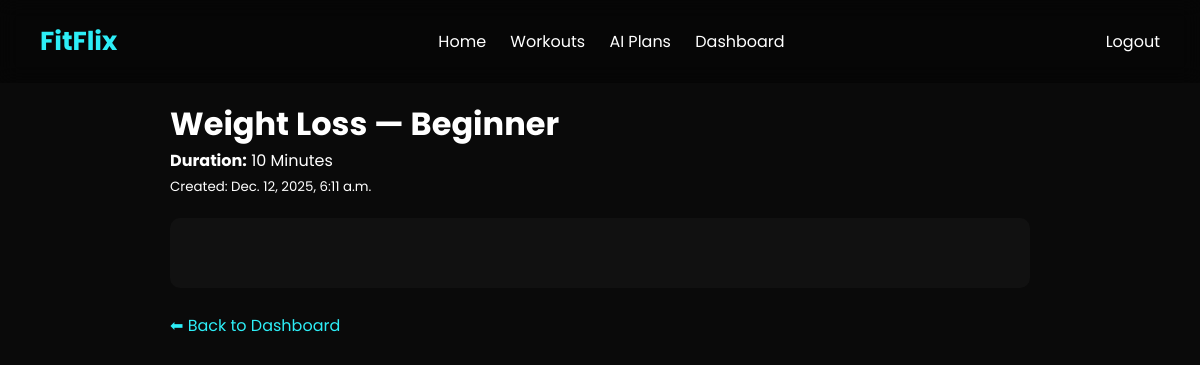
Screenshot of /plan/4/ (signed in) with the database file from the repository.
### core/models.py (models this page shows, shortened)
class WorkoutPlan(models.Model):
    user = models.ForeignKey(User, on_delete=models.CASCADE)
    goal = models.CharField(max_length=100)
    level = models.CharField(max_length=100)
    duration = models.CharField(max_length=100)
    ai_response = models.TextField()
    created_at = models.DateTimeField(auto_now_add=True)

### core/views.py (the view)
# urls.py: path("plan/<int:id>/", views.view_plan, name="view_plan")
def view_plan(request, id):
    if not request.user.is_authenticated:
        return redirect("login")
    try:
        plan = WorkoutPlan.objects.get(id=id, user=request.user)
    except WorkoutPlan.DoesNotExist:
        return render(request, "core/view_plan.html", {
            "error": "Plan not found or access denied."
        })
    return render(request, "core/view_plan.html", {
        "plan": plan
    })

### accounts/templates/core/view_plan.html (shortened to what this page needs)
{% extends "core/base.html" %}
{% block content %}
<div style="max-width:900px; margin:80px auto; padding:20px; color:white;">
    <h1>{{ plan.goal }} — {{ plan.level }}</h1>
    <p><strong>Duration:</strong> {{ plan.duration }}</p>
    <p><small>Created: {{ plan.created_at }}</small></p>
    <pre style="white-space: pre-wrap; background:#111; padding:20px; border-radius:10px; margin-top:20px;">
    </pre>
    <br>
    <a href="{% url 'dashboard' %}"
       style="color:#2deef7; text-decoration:none;">
       ⬅ Back to Dashboard
    </a>
</div>
{% endblock %}

### core/static/core/css/styles.css (style rules this page uses)
* { margin: 0; padding: 0; box-sizing: border-box; }
body { font-family: "Poppins", sans-serif; background: #0a0a0a; color: white; }

### rows the page displays
WorkoutPlan: goal "Weight Loss", level "Beginner", duration "10 Minutes", created_at "Dec. 12, 2025, 6:11 a.m."
